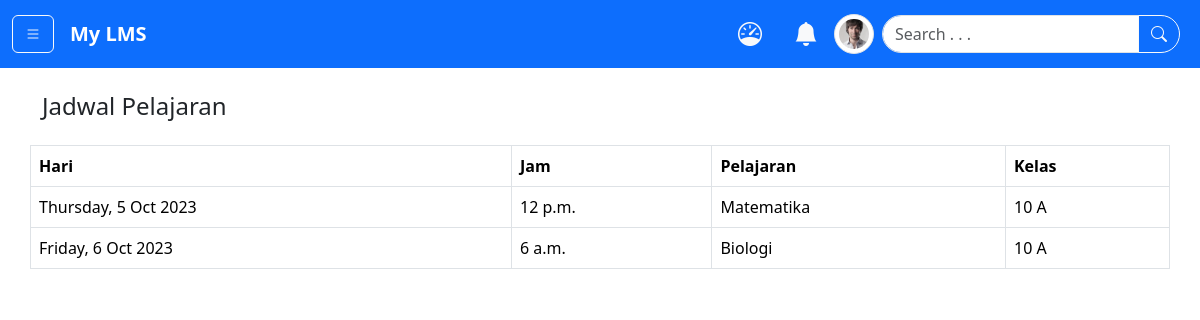
The app's page /jadwal/ (signed in), older data.
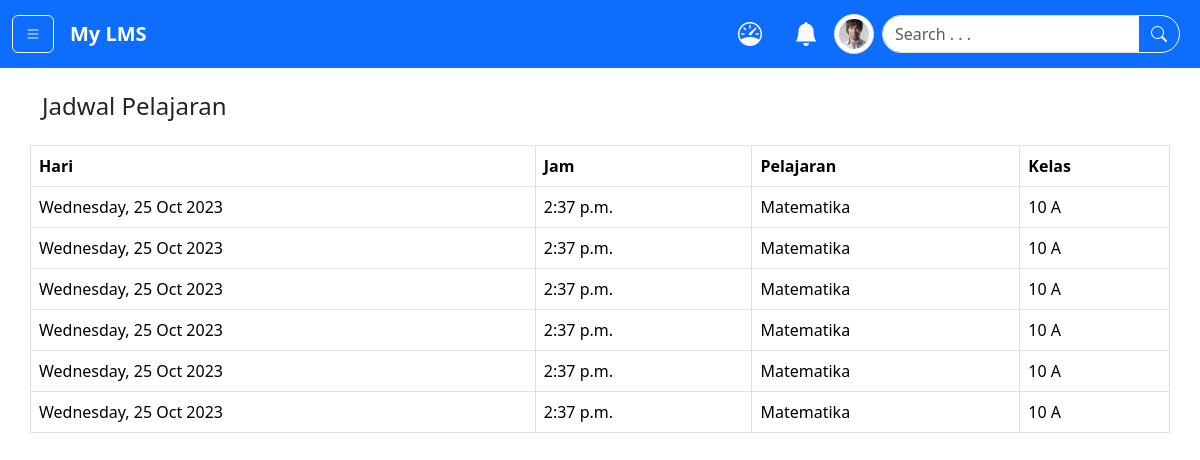
The same page, newer data.
### app/models.py (models this page shows)
class Jadwal(models.Model):
    hari = models.DateField()
    jam = models.TimeField()
    pelajaran = models.ForeignKey(Pelajaran, on_delete=models.CASCADE, default=False)
    kelas = models.ForeignKey(Kelas, on_delete=models.CASCADE)
    materi = models.ForeignKey(Materi, on_delete=models.CASCADE, blank=True, null=True)
    tugas = models.ForeignKey(Tugas, on_delete=models.CASCADE, blank=True, null=True)

class Pelajaran(models.Model):
    judul_pelajaran = models.CharField(max_length=250)
    deskripsi = models.TextField()
    def __str__(self):
        return self.judul_pelajaran

class Kelas(models.Model):
    nama_kelas = models.CharField(max_length=200)
    deskripsi = models.TextField()
    def __str__(self):
        return self.nama_kelas

### app/views.py (the view)
# urls.py: path('jadwal/', views.jadwal, name="jadwal"),
@login_required(login_url= 'login')
def jadwal(request):
    jadwals = Jadwal.objects.all().order_by('hari')
    pelajaran = Pelajaran.objects.values_list('judul_pelajaran', flat=True).distinct()
    kelas = Kelas.objects.values_list('nama_kelas', flat=True).distinct()
    context = {
        'jadwals':jadwals,
        'pelajaran':pelajaran,
        'kelas':kelas,
    }
    return render(request, 'pages/jadwal.html', context)

### templates/pages/jadwal.html (shortened to what the changed rows need)
{% extends 'base.html' %} {% load static %} {% load humanize %} {% block content %}
  {% if user.is_authenticated %}
    {% if user.profile.is_pengajar %}
      <div class="container my-4">
        <div class="row">
          <h4>Jadwal Pelajaran</h4>
          <div class="d-flex my-3">
            <button class="btn btn-primary" data-bs-toggle="modal" data-bs-target="#postJadwal"><i class="bi bi-plus"></i> Buat Jadwal</button>
          </div>
          <table class="table table-bordered border-1">
            <thead>
              <tr>
                <th>Hari</th>
                <th>Jam</th>
                <th>Pelajaran</th>
                <th>Kelas</th>
                <th>Action</th>
              </tr>
            </thead>
            <tbody>
              {% for jadwal in jadwals %}
                <tr>
                  <td>{{ jadwal.hari|date:'l, j M Y' }}</td>
                  <td>{{ jadwal.jam|time:'f a' }}</td>
                  <td>{{ jadwal.pelajaran }}</td>
                  <td>{{ jadwal.kelas }}</td>
                  <td>
                    <a href="#" class="btn btn-success" data-bs-toggle="modal" data-bs-target="#perbarui{{ jadwal.id }}">Perbarui</a>
                    <a href="{% url 'hapus_jadwal' jadwal.id %}" class="btn btn-danger">Hapus</a>
                  </td>
                </tr>
                <div class="modal fade" id="perbarui{{ jadwal.id }}" tabindex="-1" aria-labelledby="exampleModalLabel" aria-hidden="true">
                  <div class="modal-dialog modal-dialog-centered">
                    <div class="modal-content">
                      <div class="modal-header">
                        <h1 class="modal-title fs-5" id="exampleModalLabel">Memperbarui Jadwal</h1>
                        <button type="button" class="btn-close" data-bs-dismiss="modal" aria-label="Close"></button>
                      </div>
                      <div class="modal-body">
                        <form action="{% url 'perbarui_jadwal' jadwal.id %}" method="post" class="row g-3">
                          {% csrf_token %}
                          <div class="row g-3">
                            <div class="col-md-6">
                              <label for="hari" class="form-label">Hari</label>
                              <input type="date" class="form-control" name="hari" id="hari" />
                            </div>
                            <div class="col-md-6">
                              <label for="jam" class="form-label">Jam</label>
                              <input type="time" class="form-control" name="jam" id="jam" />
                            </div>
                            <div class="col-12">
                              <label for="pelajaran" class="form-label">Pelajaran</label>
                              <select id="pelajaran" class="form-select" name="pelajaran">
                                <option selected>{{ jadwal.pelajaran }}</option>
                                {% for judul_pelajaran in pelajaran %}
                                  <option>{{ judul_pelajaran }}</option>
                                {% endfor %}
                              </select>
                            </div>
                            <div class="col-12">
                              <label for="kelas" class="form-label">Kelas</label>
                              <select id="kelas" class="form-select" name="kelas">
                                <option selected>{{ jadwal.kelas }}</option>
                                {% for nama_kelas in kelas %}
                                  <option>{{ nama_kelas }}</option>
                                {% endfor %}
                              </select>
                            </div>
                          </div>
                          <div class="modal-footer mt-3">
                            <button type="button" class="btn btn-secondary" data-bs-dismiss="modal">Close</button>
                            <button type="submit" class="btn btn-primary">Perbarui Jadwal</button>
                          </div>
                        </form>
                      </div>
                    </div>
                  </div>
                </div>
              {% endfor %}
            </tbody>
          </table>
        </div>
      </div>
      <div class="modal fade" id="postJadwal" tabindex="-1" aria-labelledby="exampleModalLabel" aria-hidden="true">
        <div class="modal-dialog modal-dialog-centered">
          <div class="modal-content">
            <div class="modal-header">
              <h1 class="modal-title fs-5" id="exampleModalLabel">Membuat Jadwal</h1>
              <button type="button" class="btn-close" data-bs-dismiss="modal" aria-label="Close"></button>
            </div>
            <div class="modal-body">
              <form action="{% url 'buat_jadwal' %}" method="post" class="row g-3">
                {% csrf_token %}
                <div class="col-md-6">
                  <label for="hari" class="form-label">Hari</label>
                  <input type="date" class="form-control" name="hari" id="hari" />
                </div>
                <div class="col-md-6">
                  <label for="jam" class="form-label">Jam</label>
                  <input type="time" class="form-control" name="jam" id="jam" />
                </div>
                <div class="col-12">
                  <label for="pelajaran" class="form-label">Pelajaran</label>
                  <select id="pelajaran" class="form-select" name="pelajaran">
                    <option selected>Pilih</option>
                    {% for judul_pelajaran in pelajaran %}
                      <option>{{ judul_pelajaran }}</option>
                    {% endfor %}
                  </select>
                </div>
                <div class="col-12">
                  <label for="kelas" class="form-label">Kelas</label>
                  <select id="kelas" class="form-select" name="kelas">
                    <option selected>Pilih</option>
                    {% for nama_kelas in kelas %}
                      <option>{{ nama_kelas }}</option>
                    {% endfor %}
                  </select>
                </div>
                <div class="modal-footer mt-3">
                  <button type="button" class="btn btn-secondary" data-bs-dismiss="modal">Close</button>
                  <button type="submit" class="btn btn-primary">Buat Jadwal</button>
                </div>
              </form>
            </div>
          </div>
        </div>
      </div>
    {% else %}
      <div class="container my-4">
        <div class="row">
          <table class="table table-bordered border-1">
            <thead>
              <tr>
                <th>Hari</th>
                <th>Jam</th>
                <th>Pelajaran</th>
                <th>Kelas</th>
              </tr>
            </thead>
            <tbody>
              {% for jadwal in jadwals %}
                <tr>
                  <td>{{ jadwal.hari|date:'l, j M Y' }}</td>
                  <td>{{ jadwal.jam|time:'f a' }}</td>
                  <td>{{ jadwal.pelajaran }}</td>
                  <td>{{ jadwal.kelas }}</td>
                </tr>
              {% endfor %}
            </tbody>
          </table>
        </div>
      </div>
    {% endif %}
  {% endif %}
{% endblock %}

Row changes from the older to the newer data that the page shows:
changed Jadwal (number 1 of 6 on the later page): hari "Thursday, 5 Oct 2023" → "Wednesday, 25 Oct 2023"; jam "12 p.m." → "2:37 p.m."
changed Jadwal (number 2 of 6 on the later page): hari "Friday, 6 Oct 2023" → "Wednesday, 25 Oct 2023"; jam "6 a.m." → "2:37 p.m."; pelajaran "Biologi" → "Matematika"
added Jadwal: hari "Wednesday, 25 Oct 2023", jam "2:37 p.m.", pelajaran "Matematika", kelas "10 A"
added Jadwal: hari "Wednesday, 25 Oct 2023", jam "2:37 p.m.", pelajaran "Matematika", kelas "10 A"
added Jadwal: hari "Wednesday, 25 Oct 2023", jam "2:37 p.m.", pelajaran "Matematika", kelas "10 A"
added Jadwal: hari "Wednesday, 25 Oct 2023", jam "2:37 p.m.", pelajaran "Matematika", kelas "10 A"
